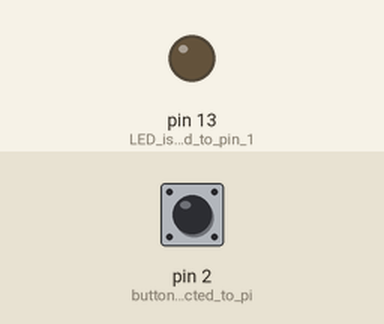
Simulated run of this sketch. Board: Arduino Uno, built with avr-gcc and run on an emulated ATmega328P. On the bench: output pins drawn as LEDs (lit = HIGH). The inputs (shaded band) are chosen by the test bench; at power-on: pin 2 (button_is_connected_to_pi) LOW.

Above: at 1.2 s.
1.3 s: pin 2 (button_is_connected_to_pi) pulled HIGH for 0.15 s
At 1.38 s:
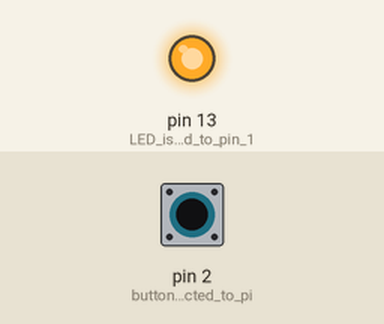
2.9 s: pin 2 (button_is_connected_to_pi) pulled HIGH for 3.2 s
At 6.5 s:
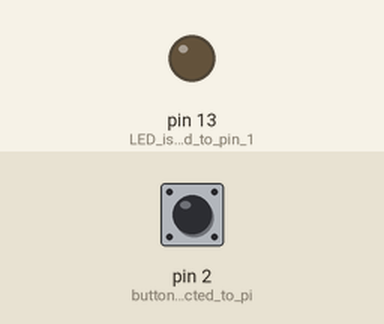
Timing chart, 0 to 8.0 s (numbered marks = the images above; inputs shaded):
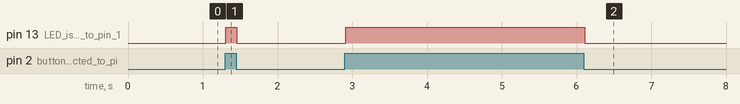

Measured:
- after the input at 1.3 s, pin 13 (LED_is_connected_to_pin_1): LOW → HIGH at once, → LOW 0.15 s later
- after the input at 2.9 s, pin 13 (LED_is_connected_to_pin_1): LOW → HIGH at once, → LOW 3.2 s later

The sketch:

button_led.ino
```cpp
// Button LED: the LED is on while the button is pressed

int buttonState = 0;       // stores whether the button is pressed

void setup() {
  pinMode(2, INPUT);       // button is connected to pin 2 (input)
  pinMode(13, OUTPUT);     // LED is connected to pin 13 (output)
}

void loop() {
  buttonState = digitalRead(2);   // read the button (HIGH = pressed)

  if (buttonState == HIGH) {
    digitalWrite(13, HIGH);       // button pressed: LED on
  } else {
    digitalWrite(13, LOW);        // button not pressed: LED off
  }

  delay(15);                      // short pause to keep the simulation smooth
}
```
